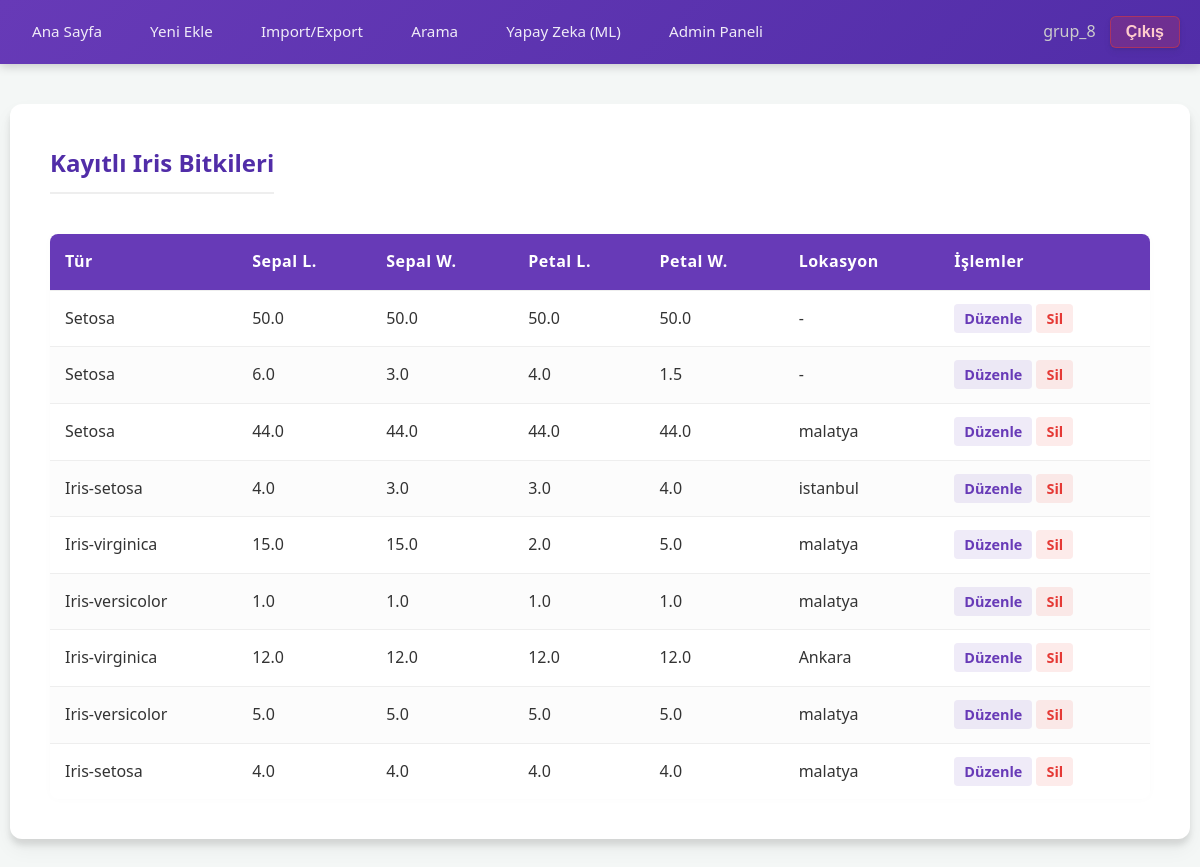
Before: / (signed in) with the older database file.
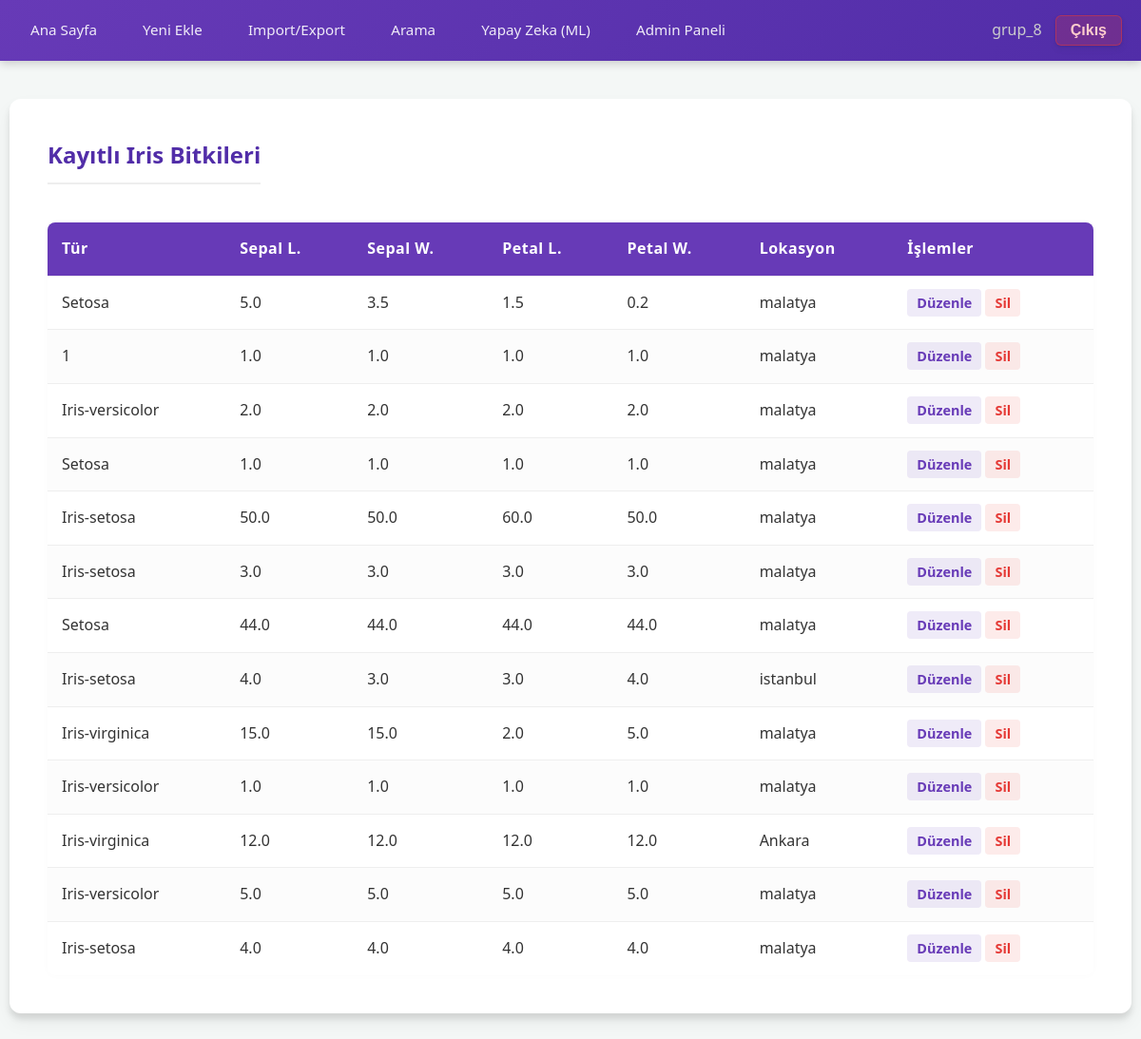
After: the same page with the newer database file.
### iris_app/models.py (models this page shows, shortened)
class IrisPlant(models.Model):
    location = models.ForeignKey(Location, on_delete=models.SET_NULL, related_name='plants', verbose_name="Konum",
                                 null=True, blank=True)
    sepal_length = models.FloatField(verbose_name="Sepal Length (cm)")
    sepal_width = models.FloatField(verbose_name="Sepal Width (cm)")
    petal_length = models.FloatField(verbose_name="Petal Length (cm)")
    petal_width = models.FloatField(verbose_name="Petal Width (cm)")
    species = models.CharField(max_length=50, verbose_name="Tür")
    created_at = models.DateTimeField(auto_now_add=True)

class Location(models.Model):
    city = models.CharField(max_length=100, verbose_name="Şehir")
    region = models.CharField(max_length=100, verbose_name="Bölge", blank=True, null=True)
    altitude = models.IntegerField(verbose_name="Rakım (m)", default=0)
    created_at = models.DateTimeField(auto_now_add=True)

### iris_app/views.py (the view)
# urls.py: path('', views.plant_list, name='plant_list'),
@login_required
def plant_list(request):
    plants = IrisPlant.objects.all().order_by('-created_at')
    is_writer = request.user.groups.filter(name='Writer').exists()
    context = {
        'plants': plants,
        'is_writer': is_writer,
    }
    return render(request, 'plant_list.html', context)

### iris_app/context_processors.py (called while the page is built)
def global_access_control(request):
    is_writer = False
    if request.user.is_authenticated:
        is_writer = request.user.groups.filter(name='Writer').exists()
    return {'is_writer': is_writer}

### templates/plant_list.html
{% extends 'base.html' %}
{% block content %}
    <div style="display: flex; justify-content: space-between; align-items: center; margin-bottom: 20px;">
        <h2>Kayıtlı Iris Bitkileri</h2>
    </div>
    {% if plants %}
        <table>
            <thead>
                <tr> <th>Tür</th>
                    <th>Sepal L.</th>
                    <th>Sepal W.</th>
                    <th>Petal L.</th>
                    <th>Petal W.</th>
                    <th>Lokasyon</th>
                    {% if is_writer or user.is_superuser %}
                        <th>İşlemler</th>
                    {% endif %}
                </tr>
            </thead>
            <tbody>
                {% for plant in plants %}
                <tr>
                    <td>{{ plant.species|capfirst }}</td>
                    <td>{{ plant.sepal_length }}</td>
                    <td>{{ plant.sepal_width }}</td>
                    <td>{{ plant.petal_length }}</td>
                    <td>{{ plant.petal_width }}</td>
                    <td>
                        {% if plant.location %}
                            {{ plant.location.city }}
                        {% else %}
                            -
                        {% endif %}
                    </td>
                    {% if is_writer or user.is_superuser %}
                        <td>
                            <a href="{% url 'plant_update' plant.pk %}">Düzenle</a>
                            <a href="{% url 'plant_delete' plant.pk %}">Sil</a>
                        </td>
                    {% endif %}
                </tr>
                {% endfor %}
            </tbody>
        </table>
    {% else %}
        <div style="text-align: center; padding: 40px; color: #777;">
            <p>Henüz kayıtlı bir bitki bulunmuyor.</p>
        </div>
    {% endif %}
{% endblock %}

### templates/base.html (shortened to what this page needs)
<!DOCTYPE html>
<html lang="tr">
<head>
    {% load static %}
    <link rel="stylesheet" href="{% static 'style.css' %}">
</head>
<body>
    <header>
        <nav>
            <div>
                <a href="{% url 'plant_list' %}">Ana Sayfa</a>
                {% if is_writer or user.is_superuser %}
                    <a href="{% url 'plant_create' %}">Yeni Ekle</a>
                    <a href="{% url 'data_import_export' %}">Import/Export</a>
                {% endif %}
                <a href="{% url 'plant_search' %}">Arama</a>
                <a href="{% url 'predict_species' %}">Yapay Zeka (ML)</a>
                {% if user.is_superuser %}
                    <a href="/admin">Admin Paneli</a>
                {% endif %}
            </div>
            <div>
                {% if user.is_authenticated %}
                    <span style="color: #ccc; margin-right: 10px;">{{ user.username }}</span>
                    <form action="{% url 'logout' %}" method="post" style="display: inline;">
                        <button type="submit" class="btn" style="background:none; border:none; color:red; cursor:pointer; font-weight:bold; font-size:16px;">Çıkış</button>
                    </form>
                {% else %}
                    <a href="{% url 'login' %}">Giriş</a>
                    <a href="{% url 'register' %}">Kayıt</a>
                {% endif %}
            </div>
        </nav>
    </header>
    <div class="container">
        {% block content %}
        {% endblock %}
    </div>
</body>
</html>

### static/style.css (style rules this page uses)
:root { --primary-color: #673AB7; --primary-dark: #512DA8; --accent-color: #009688; --bg-color: #f4f7f6; --text-dark: #333333; --text-light: #ffffff; --danger: #e53935; --success: #43A047; --card-shadow: 0 10px 20px rgba(0,0,0,0.05), 0 6px 6px rgba(0,0,0,0.1); }
body { font-family: 'Segoe UI', 'Roboto', 'Helvetica Neue', sans-serif; background-color: var(--bg-color); margin: 0; padding: 0; color: var(--text-dark); line-height: 1.6; }
a { text-decoration: none; transition: all 0.3s ease; }
header { background: linear-gradient(135deg, var(--primary-color), var(--primary-dark)); padding: 0; box-shadow: 0 2px 10px rgba(0,0,0,0.2); position: sticky; top: 0; z-index: 1000; }
nav { display: flex; justify-content: space-between; align-items: center; max-width: 1200px; margin: 0 auto; padding: 1rem 20px; }
nav a { color: rgba(255,255,255,0.9); margin-right: 20px; font-weight: 500; font-size: 0.95rem; padding: 8px 12px; border-radius: 4px; }
nav button { background: rgba(229, 57, 53, 0.2) !important; color: #ffcccc !important; padding: 6px 15px !important; border: 1px solid rgba(229, 57, 53, 0.5) !important; }
.container { max-width: 1100px; margin: 40px auto; background: white; padding: 40px; border-radius: 12px; box-shadow: var(--card-shadow); min-height: 60vh; }
h2 { color: var(--primary-dark); border-bottom: 2px solid #eee; padding-bottom: 10px; margin-top: 0; }
table { width: 100%; border-collapse: separate; border-spacing: 0; margin-top: 20px; background: white; border-radius: 8px; overflow: hidden; box-shadow: 0 0 10px rgba(0,0,0,0.02); }
thead { background-color: var(--primary-color); color: white; }
th, td { padding: 15px; text-align: left; border-bottom: 1px solid #eee; }
th { font-weight: 600; letter-spacing: 0.5px; }
tr:last-child td { border-bottom: none; }
tr:nth-child(even) { background-color: #fcfcfc; }
button, .btn { display: inline-block; background-color: var(--primary-color); color: white; padding: 10px 20px; border: none; border-radius: 6px; cursor: pointer; font-size: 1rem; font-weight: 600; box-shadow: 0 4px 6px rgba(50, 50, 93, 0.11), 0 1px 3px rgba(0, 0, 0, 0.08); transition: all 0.3s; }
td a { padding: 5px 10px; border-radius: 4px; font-size: 0.9rem; font-weight: bold; }
td a[href*="update"] { color: var(--primary-color); background: rgba(103, 58, 183, 0.1); }
td a[href*="delete"] { color: var(--danger); background: rgba(229, 57, 53, 0.1); }

Changed rows visible on the page:
removed IrisPlant: species "Setosa", sepal_length "50.0", sepal_width "50.0", petal_length "50.0", petal_width "50.0"
removed IrisPlant: species "Setosa", sepal_length "6.0", sepal_width "3.0", petal_length "4.0", petal_width "1.5"
added IrisPlant: species "Setosa", sepal_length "5.0", sepal_width "3.5", petal_length "1.5", petal_width "0.2", location.city "malatya"
added IrisPlant: species "1", sepal_length "1.0", sepal_width "1.0", petal_length "1.0", petal_width "1.0", location.city "malatya"
added IrisPlant: species "Iris-versicolor", sepal_length "2.0", sepal_width "2.0", petal_length "2.0", petal_width "2.0", location.city "malatya"
added IrisPlant: species "Setosa", sepal_length "1.0", sepal_width "1.0", petal_length "1.0", petal_width "1.0", location.city "malatya"
added IrisPlant: species "Iris-setosa", sepal_length "50.0", sepal_width "50.0", petal_length "60.0", petal_width "50.0", location.city "malatya"
added IrisPlant: species "Iris-setosa", sepal_length "3.0", sepal_width "3.0", petal_length "3.0", petal_width "3.0", location.city "malatya"
